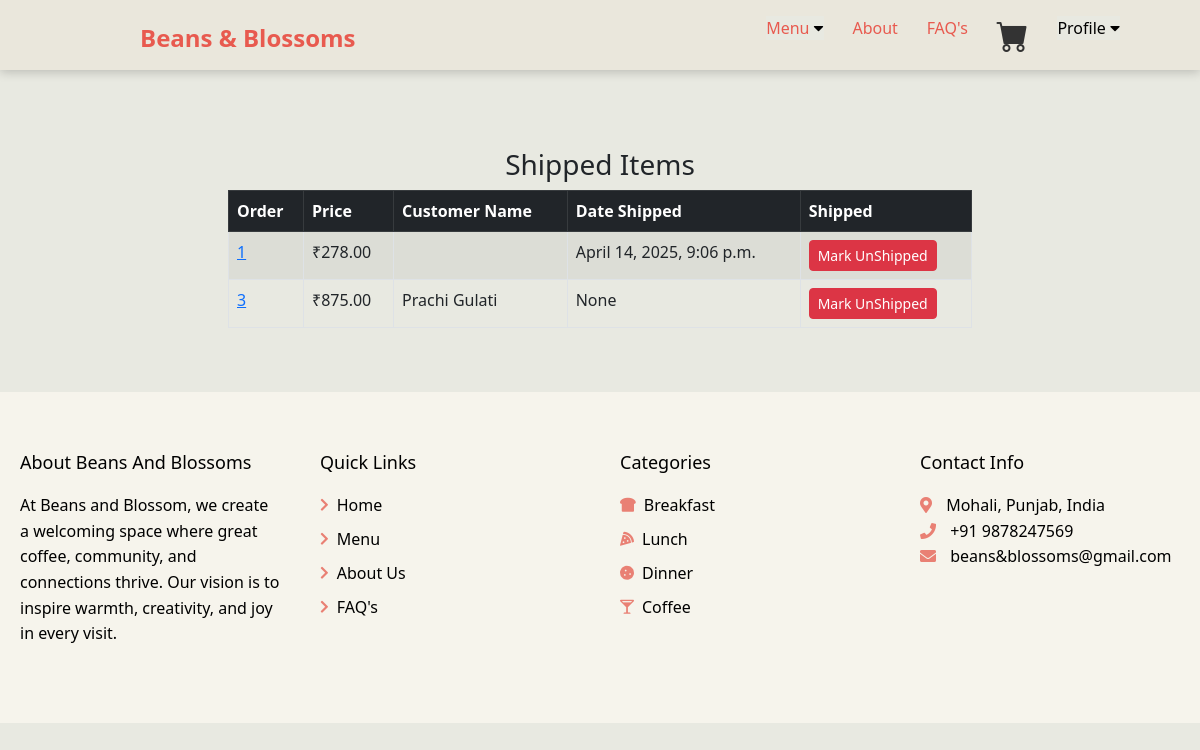
The app's page /cart/shipped_dash (signed in) with its own data.
### cart/models.py (models this page shows, shortened)
class Order(models.Model):
	user = models.ForeignKey(User, on_delete=models.CASCADE, null=True, blank=True)
	full_name = models.CharField(max_length=250)
	email = models.EmailField(max_length=250)
	shipping_address = models.TextField(max_length=15000)
	amount_paid = models.DecimalField(max_digits=7, decimal_places=2)
	date_ordered = models.DateTimeField(auto_now_add=True)
	shipped = models.BooleanField(default=False)
	date_shipped = models.DateTimeField(blank=True, null=True)

### cart/views.py (the view, shortened to what this page needs)
# urls.py: path('shipped_dash', views.shipped_dash, name="shipped_dash"),
def shipped_dash(request):
	if request.user.is_authenticated and request.user.is_superuser:
		orders = Order.objects.filter(shipped=True)
		return render(request, "shipped_dash.html", {"orders":orders})
	else:
		messages.success(request, "Access Denied")
		return redirect('home')

### cart/context_processors.py (called while the page is built)
def cart(request):
    return {'cart': Cart(request)}

### cart/templates/shipped_dash.html (shortened to what this page needs)
{% extends 'base.html' %}
{% block content %}
<section style="margin-top: 100px;">
        <div class="container">
        	<div class="row">
        		<center>
        			<div class="col-8">
        				<br/><br/>
<h3>Shipped Items</h3>
<table class="table table-striped table-hover table-bordered">
  <thead class="table-dark">
    <tr>
      <th scope="col">Order</th>
      <th scope="col">Price</th>
      <th scope="col">Customer Name</th>
      <th scope="col">Date Shipped</th>
      <th scope="col">Shipped</th>
    </tr>
  </thead>
  <tbody>
    {% for item in orders %}
    <tr>
      <td><a href="{% url 'orders' item.id %}">{{ item.id }}</a></td>
      <td>₹{{ item.amount_paid }}</td>
      <td>{{ item.full_name }}</td>
      <td>{{ item.date_shipped }}</td>
       <td>
        <form method="POST">
          <button type="Submit" class="btn btn-danger btn-sm">Mark UnShipped</button>
        </form>
      </td>
    </tr>
    {% endfor %}
  </tbody>
</table>
<br/><br/>
        			</div>
        		</center>
        	</div>
        </div>
</section>
{% endblock %}

### main/templates/base.html (style rules this page uses)
* { margin: 0; padding: 0; box-sizing: border-box; }
body { background-color: #E8E9E1; }

### records on screen
Order: id "1", amount_paid "278.00", date_shipped "April 14, 2025, 9:06 p.m."
Order: id "3", amount_paid "875.00", full_name "Prachi Gulati", date_shipped "None"
